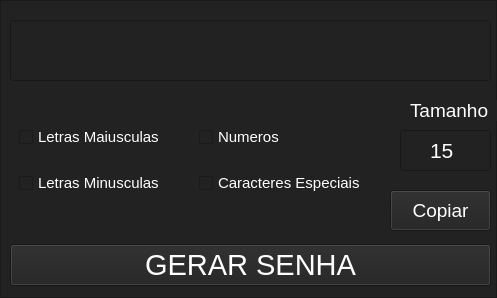
<?xml version="1.0" encoding="UTF-8"?>
<ui version="4.0">
 <class>MainWindow</class>
 <widget class="QMainWindow" name="MainWindow">
  <property name="geometry">
   <rect>
    <x>0</x>
    <y>0</y>
    <width>497</width>
    <height>298</height>
   </rect>
  </property>
  <property name="windowTitle">
   <string>Gerador De Senhas</string>
  </property>
  <property name="windowIcon">
   <iconset resource="resource.qrc">
    <normaloff>:/newPrefix/Icons8-Ios7-User-Interface-Password.ico</normaloff>:/newPrefix/Icons8-Ios7-User-Interface-Password.ico</iconset>
  </property>
  <widget class="QWidget" name="centralwidget">
   <layout class="QGridLayout" name="gridLayout">
    <property name="leftMargin">
     <number>0</number>
    </property>
    <property name="topMargin">
     <number>0</number>
    </property>
    <property name="rightMargin">
     <number>0</number>
    </property>
    <property name="bottomMargin">
     <number>0</number>
    </property>
    <property name="spacing">
     <number>0</number>
    </property>
    <item row="0" column="0">
     <widget class="QFrame" name="frame">
      <property name="minimumSize">
       <size>
        <width>497</width>
        <height>298</height>
       </size>
      </property>
      <property name="maximumSize">
       <size>
        <width>497</width>
        <height>298</height>
       </size>
      </property>
      <property name="styleSheet">
       <string notr="true">background-color: rgb(34, 34, 34);
color: rgb(255, 255, 255);</string>
      </property>
      <property name="frameShape">
       <enum>QFrame::StyledPanel</enum>
      </property>
      <property name="frameShadow">
       <enum>QFrame::Raised</enum>
      </property>
      <widget class="QFrame" name="gridFrame">
       <property name="geometry">
        <rect>
         <x>10</x>
         <y>100</y>
         <width>371</width>
         <height>121</height>
        </rect>
       </property>
       <property name="styleSheet">
        <string notr="true">color: rgb(255, 255, 255);</string>
       </property>
       <layout class="QGridLayout" name="gridLayout_2">
        <item row="0" column="1">
         <widget class="QCheckBox" name="ch_numeros">
          <property name="font">
           <font>
            <pointsize>11</pointsize>
           </font>
          </property>
          <property name="text">
           <string>Numeros</string>
          </property>
         </widget>
        </item>
        <item row="1" column="0">
         <widget class="QCheckBox" name="ch_minusculas">
          <property name="font">
           <font>
            <pointsize>11</pointsize>
           </font>
          </property>
          <property name="text">
           <string>Letras Minusculas</string>
          </property>
         </widget>
        </item>
        <item row="0" column="0">
         <widget class="QCheckBox" name="ch_maiusculas">
          <property name="font">
           <font>
            <pointsize>11</pointsize>
           </font>
          </property>
          <property name="text">
           <string>Letras Maiusculas</string>
          </property>
         </widget>
        </item>
        <item row="1" column="1">
         <widget class="QCheckBox" name="ch_especiais">
          <property name="font">
           <font>
            <pointsize>11</pointsize>
           </font>
          </property>
          <property name="text">
           <string>Caracteres Especiais</string>
          </property>
         </widget>
        </item>
       </layout>
      </widget>
      <widget class="QLineEdit" name="txt_resultado">
       <property name="geometry">
        <rect>
         <x>10</x>
         <y>20</y>
         <width>481</width>
         <height>61</height>
        </rect>
       </property>
       <property name="font">
        <font>
         <pointsize>11</pointsize>
        </font>
       </property>
       <property name="focusPolicy">
        <enum>Qt::NoFocus</enum>
       </property>
       <property name="styleSheet">
        <string notr="true">color: rgb(51, 172, 79);</string>
       </property>
       <property name="alignment">
        <set>Qt::AlignCenter</set>
       </property>
       <property name="readOnly">
        <bool>true</bool>
       </property>
      </widget>
      <widget class="QWidget" name="verticalLayoutWidget">
       <property name="geometry">
        <rect>
         <x>10</x>
         <y>240</y>
         <width>481</width>
         <height>51</height>
        </rect>
       </property>
       <layout class="QVBoxLayout" name="verticalLayout">
        <item>
         <widget class="QPushButton" name="botao_enviar">
          <property name="font">
           <font>
            <pointsize>22</pointsize>
           </font>
          </property>
          <property name="styleSheet">
           <string notr="true">color: rgb(255, 255, 255);</string>
          </property>
          <property name="text">
           <string>GERAR SENHA</string>
          </property>
          <property name="checkable">
           <bool>false</bool>
          </property>
          <property name="autoDefault">
           <bool>false</bool>
          </property>
          <property name="flat">
           <bool>false</bool>
          </property>
         </widget>
        </item>
       </layout>
      </widget>
      <widget class="QLabel" name="label">
       <property name="geometry">
        <rect>
         <x>410</x>
         <y>100</y>
         <width>161</width>
         <height>21</height>
        </rect>
       </property>
       <property name="font">
        <font>
         <pointsize>14</pointsize>
        </font>
       </property>
       <property name="styleSheet">
        <string notr="true">color: rgb(255, 255, 255);</string>
       </property>
       <property name="text">
        <string>Tamanho</string>
       </property>
      </widget>
      <widget class="QLineEdit" name="txt_caracteres">
       <property name="geometry">
        <rect>
         <x>400</x>
         <y>130</y>
         <width>91</width>
         <height>41</height>
        </rect>
       </property>
       <property name="font">
        <font>
         <pointsize>16</pointsize>
        </font>
       </property>
       <property name="styleSheet">
        <string notr="true">color: rgb(255, 255, 255);</string>
       </property>
       <property name="inputMask">
        <string>000</string>
       </property>
       <property name="text">
        <string>15</string>
       </property>
       <property name="alignment">
        <set>Qt::AlignCenter</set>
       </property>
      </widget>
      <widget class="QPushButton" name="botao_copiar">
       <property name="geometry">
        <rect>
         <x>390</x>
         <y>190</y>
         <width>101</width>
         <height>41</height>
        </rect>
       </property>
       <property name="font">
        <font>
         <pointsize>14</pointsize>
        </font>
       </property>
       <property name="styleSheet">
        <string notr="true">color: rgb(255, 255, 255);</string>
       </property>
       <property name="text">
        <string>Copiar</string>
       </property>
       <property name="checkable">
        <bool>true</bool>
       </property>
      </widget>
     </widget>
    </item>
   </layout>
  </widget>
 </widget>
 <resources>
  <include location="resource.qrc"/>
 </resources>
 <connections/>
</ui>
